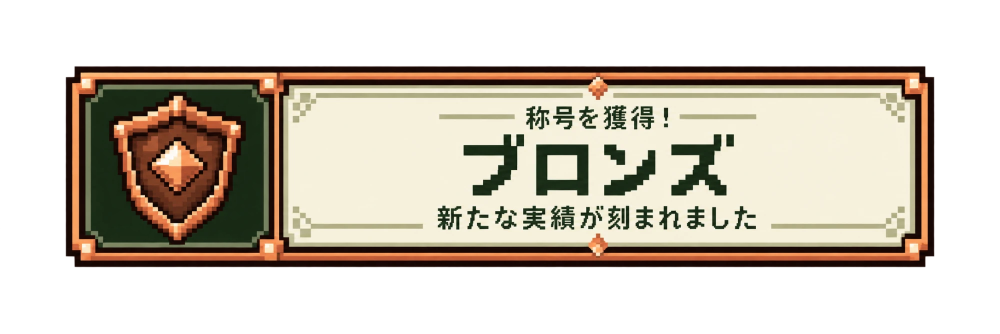
#> input picture RP/CoopTown_RP/tools/title-banners/banner_1.webp, 2000 x 667 px, found by its file name (shown at 1/2 size); its folder holds 4 pictures in this run
$ python build-title-banners.py
#> lines starting #> are read from the running program, lines starting #| are printed output that depends on the picture
# The title notification banners (asked 2026-10-27, the user's pictures tools/title-banners/banner_<n>.webp for
# 1 ブロンズ 2 シルバー 3 ゴールド 4 エピック 5 レジェンド): the big rank word in the middle is painted over with the
# parchment (the HUD writes the title's name there, BP notify.js kinds 5-10), cropped and scaled to
# textures/cooptown/notify/title_<n>.png. 6 アセンデッド is made from the レジェンド one in icy colours with its badge.
# The middle zone of each (for the HUD text, tools/build-hud-log.mjs TITLE_ZONES) is printed and written to
# tools/title-banners/zones.json. Run from the CoopTown_RP folder:  python -P tools/build-title-banners.py
from PIL import Image
import colorsys,json
# the rank word on each picture (pixels of the 2000 x 667 source): x0, y0, x1, y1
WORDS={1:(928,269,1466,390),2:(956,259,1508,392),3:(742,258,1372,411),4:(691,270,1410,416),5:(806,302,1534,442)}
PAD=24;OUT_W=880
def clean(im):
 px=im.load()
 for y in range(im.height):
  for x in range(im.width):
   r,g,b,a=px[x,y]
   if a<96:px[x,y]=(0,0,0,0)
 return im
def parchment(im,box):
 x0,y0,x1,y1=box;px=im.load();mid=(y0+y1)//2
 light=sorted([px[x,mid][:3] for x in range(max(0,x0-300),min(im.width,x1+300),4) if sum(px[x,mid][:3])>640 and px[x,mid][3]>200],key=sum)
 return light[len(light)//2]
def icy(im):
 px=im.load()
 for y in range(im.height):
  for x in range(im.width):
   r,g,b,a=px[x,y]
   if not a:continue
   h,s,v=colorsys.rgb_to_hsv(r/255,g/255,b/255)
   if s<.22:continue # parchment, outlines
   nh=.55 if (h<.12 or h>.9) else .5 # reds -> blue, golds -> cyan
   nr,ng,nb=colorsys.hsv_to_rgb(nh,s*.55,min(1,v*1.12+.08))
   px[x,y]=(int(nr*255),int(ng*255),int(nb*255),a)
 return im
zones={}
for n in range(1,7):
 src=5 if n==6 else n
 im=clean(Image.open(f'tools/title-banners/banner_{src}.webp').convert('RGBA'))
 x0,y0,x1,y1=WORDS[src];box=(x0-PAD,y0-PAD//2,x1+PAD,y1+PAD//2)
 col=parchment(im,WORDS[src]);im.paste(col+(255,),box)
#> in parchment, `light=sorted([px[x,mid][:3] for x in range(max(0,x0-300),min(im.width,..`: light = 246 items, first 6: (220, 222, 201), (222, 226, 202), (224, 225, 204), (225, 231, 213), (232, 235, 216), (236, 236, 218)
#> after `col = parchment(im, WORDS[src])`: col = (246, 241, 220)
#> after `im.paste(col + (255,), box)`:
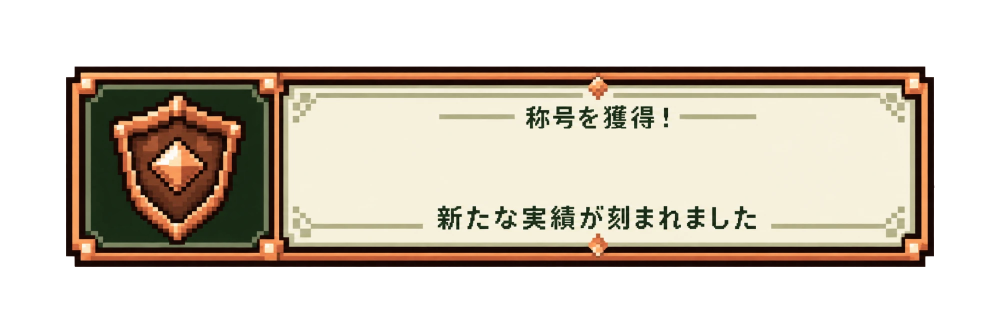
#> im: PIL image 2000x667 RGBA (shown at 1/2 size); mean R, G, B, A 90.8, 82, 69.8, 132; transparent parts drawn white
 if n==6:
  im=icy(im)
  # the badge: the アセンデッド one on the square's own background
  im.paste((24,44,86,255),(150,190,505,540)) # a deep blue square under the badge
  badge=Image.open('textures/cooptown/titles/rank_6.png').convert('RGBA').resize((330,330),Image.LANCZOS)
  im.alpha_composite(badge,(325-165,365-165))
 bb=im.getbbox();im=im.crop(bb)
#> after `bb = im.getbbox()`: bb = (132, 133, 1869, 534)
#> after `im = im.crop(bb)`:
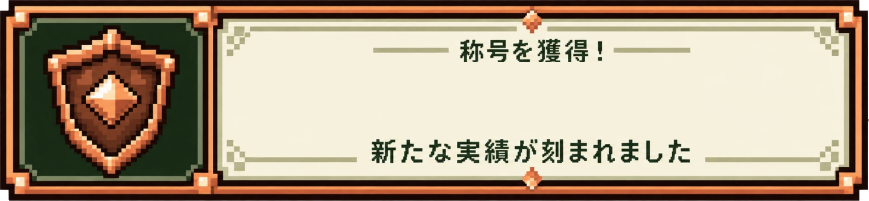
#> im: PIL image 1737x401 RGBA (shown at 1/2 size); mean R, G, B, A 173.9, 157, 133.7, 252.8; transparent parts drawn white
 zones[n]={'x':round((box[0]-bb[0])/im.width,4),'y':round((box[1]-bb[1])/im.height,4),'w':round((box[2]-box[0])/im.width,4),'h':round((box[3]-box[1])/im.height,4),'aspect':round(im.width/im.height,4)}
 im.resize((OUT_W,round(OUT_W*im.height/im.width)),Image.LANCZOS).save(f'textures/cooptown/notify/title_{n}.png');print('banner',n,zones[n])
#> after `im.resize((OUT_W, round(OUT_W * im.height / im.width)), Image.LANCZOS)`:
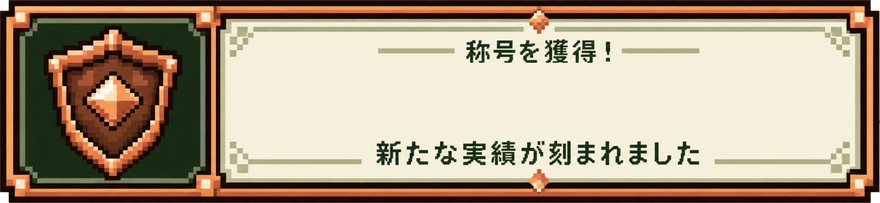
#> saved as title_1.png: PIL image 880x203 RGBA; mean R, G, B, A 173.4, 156.5, 133.3, 252.9; transparent parts drawn white
#| banner 1 {'x': 0.4444, 'y': 0.3092, 'w': 0.3374, 'h': 0.3616, 'aspect': 4.3317}
#> pass 2 of the loop `for n in range(1,7):`:
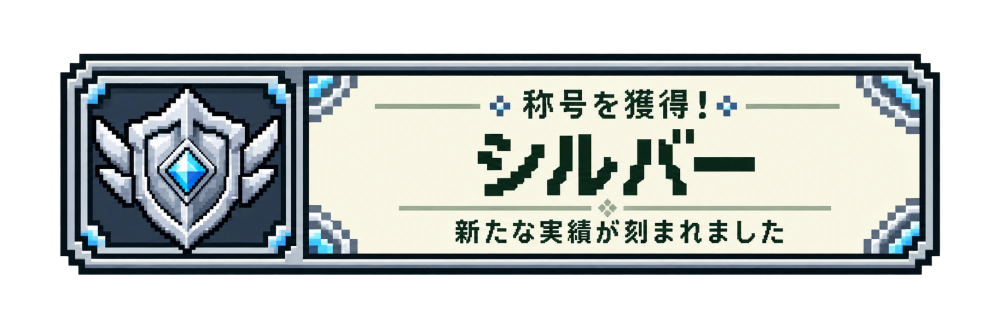
#> input picture RP/CoopTown_RP/tools/title-banners/banner_2.webp, 2000 x 667 px, found by its file name (shown at 1/2 size)
#> col = (248, 246, 228)
#> `im.paste(col + (255,), box)`:
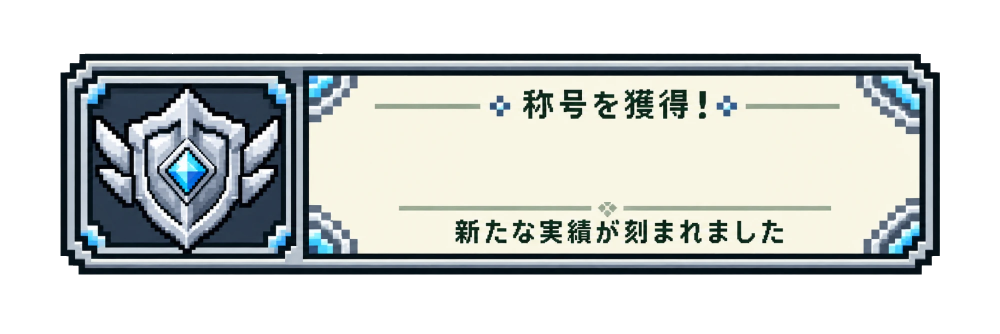
#> im: PIL image 2000x667 RGBA (shown at 1/2 size); mean R, G, B, A 95.1, 99, 96.8, 146.9; transparent parts drawn white
#> bb = (121, 107, 1880, 549)
#> `im.resize((OUT_W, round(OUT_W * im.height / im.width)), Image.LANCZOS)`:
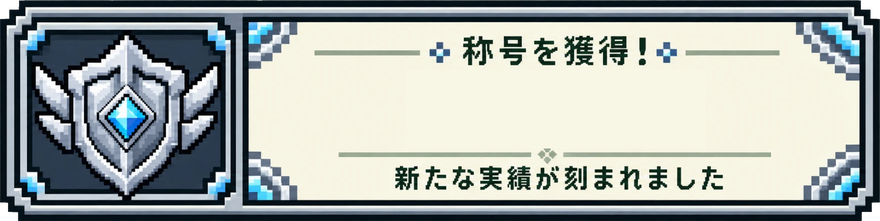
#> saved as title_2.png: PIL image 880x221 RGBA; mean R, G, B, A 162.8, 169.3, 165.6, 252.2; transparent parts drawn white
#| banner 2 {'x': 0.4611, 'y': 0.3167, 'w': 0.3411, 'h': 0.3552, 'aspect': 3.9796}
#> pass 3 of the loop `for n in range(1,7):`:
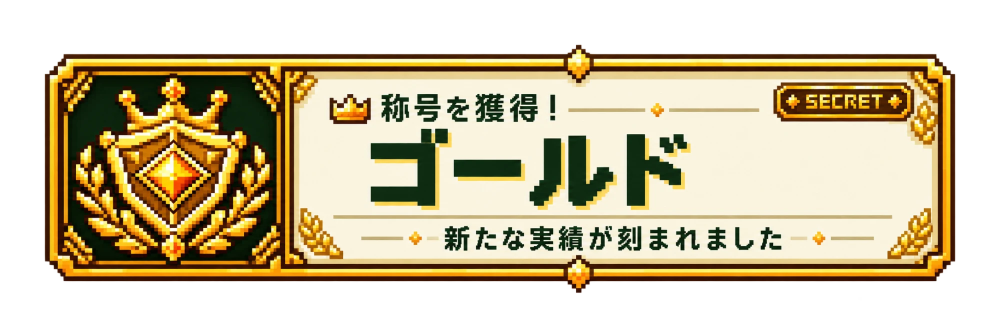
#> input picture RP/CoopTown_RP/tools/title-banners/banner_3.webp, 2000 x 667 px, found by its file name (shown at 1/2 size)
#> col = (250, 244, 223)
#> `im.paste(col + (255,), box)`:
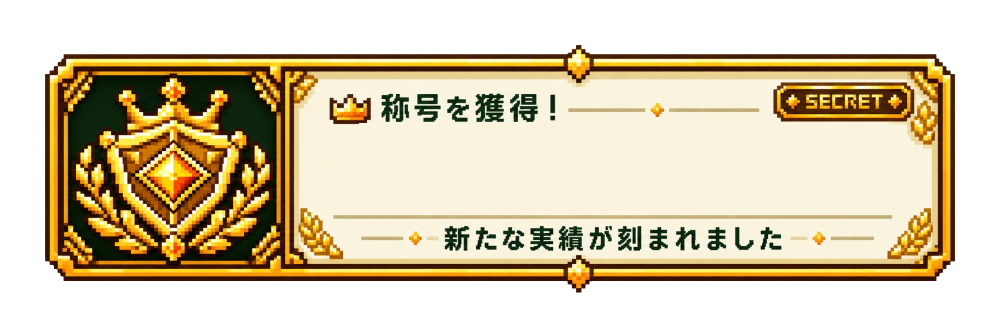
#> im: PIL image 2000x667 RGBA (shown at 1/2 size); mean R, G, B, A 118, 105.1, 76.5, 156.4; transparent parts drawn white
#> bb = (90, 90, 1910, 586)
#> `im.resize((OUT_W, round(OUT_W * im.height / im.width)), Image.LANCZOS)`:
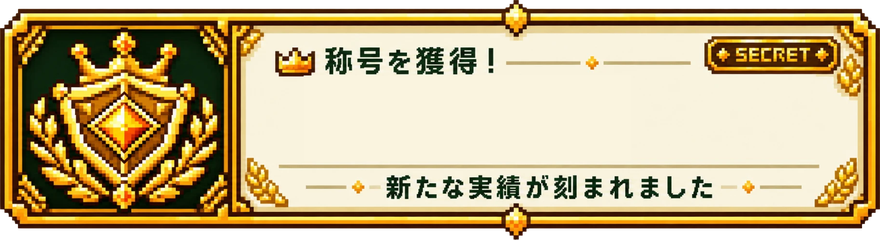
#> saved as title_3.png: PIL image 880x240 RGBA; mean R, G, B, A 174.9, 154.9, 112.9, 231.2; transparent parts drawn white
#| banner 3 {'x': 0.3451, 'y': 0.3145, 'w': 0.3725, 'h': 0.3569, 'aspect': 3.6694}
#> (the run stopped early here; a loop or call above may not have finished)
